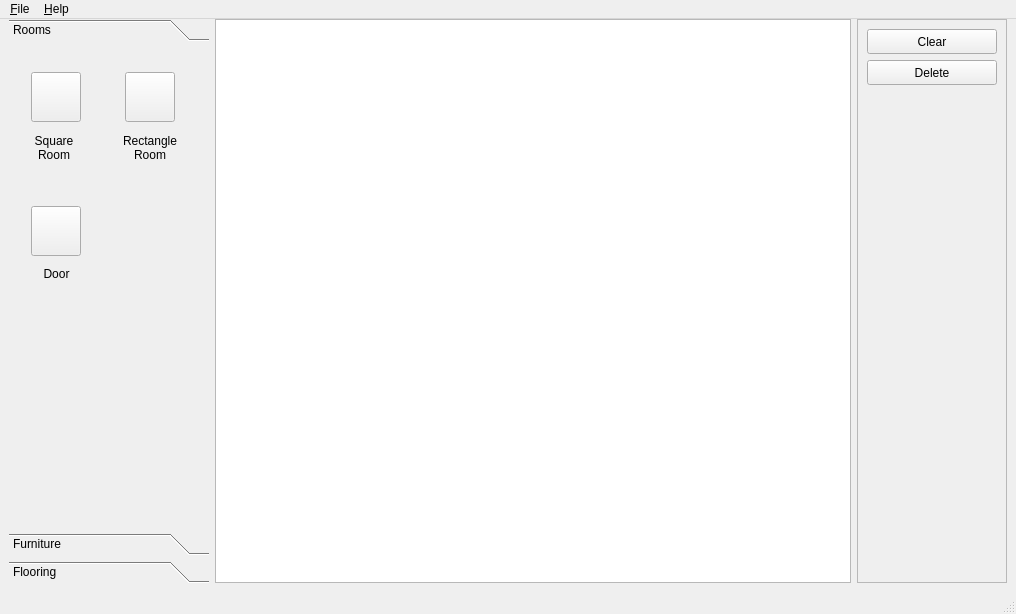
<?xml version="1.0" encoding="UTF-8"?>
<ui version="4.0">
 <class>edit</class>
 <widget class="QMainWindow" name="edit">
  <property name="geometry">
   <rect>
    <x>0</x>
    <y>0</y>
    <width>1016</width>
    <height>614</height>
   </rect>
  </property>
  <property name="windowTitle">
   <string>MainWindow</string>
  </property>
  <widget class="QWidget" name="centralwidget">
   <layout class="QVBoxLayout" name="verticalLayout">
    <property name="spacing">
     <number>0</number>
    </property>
    <property name="topMargin">
     <number>0</number>
    </property>
    <item>
     <widget class="QFrame" name="frame_2">
      <property name="frameShape">
       <enum>QFrame::NoFrame</enum>
      </property>
      <property name="frameShadow">
       <enum>QFrame::Raised</enum>
      </property>
      <layout class="QHBoxLayout" name="horizontalLayout">
       <property name="leftMargin">
        <number>0</number>
       </property>
       <property name="topMargin">
        <number>0</number>
       </property>
       <property name="rightMargin">
        <number>0</number>
       </property>
       <property name="bottomMargin">
        <number>0</number>
       </property>
       <item>
        <widget class="QToolBox" name="toolBox">
         <property name="minimumSize">
          <size>
           <width>200</width>
           <height>0</height>
          </size>
         </property>
         <property name="maximumSize">
          <size>
           <width>200</width>
           <height>16777215</height>
          </size>
         </property>
         <property name="baseSize">
          <size>
           <width>0</width>
           <height>0</height>
          </size>
         </property>
         <property name="frameShape">
          <enum>QFrame::NoFrame</enum>
         </property>
         <property name="currentIndex">
          <number>0</number>
         </property>
         <widget class="QWidget" name="roomsPage">
          <property name="geometry">
           <rect>
            <x>0</x>
            <y>0</y>
            <width>200</width>
            <height>468</height>
           </rect>
          </property>
          <attribute name="label">
           <string>Rooms</string>
          </attribute>
          <widget class="QWidget" name="gridLayoutWidget_3">
           <property name="geometry">
            <rect>
             <x>10</x>
             <y>20</y>
             <width>181</width>
             <height>261</height>
            </rect>
           </property>
           <layout class="QGridLayout" name="gridLayout_3">
            <item row="1" column="1" alignment="Qt::AlignHCenter|Qt::AlignTop">
             <widget class="QLabel" name="label_6">
              <property name="maximumSize">
               <size>
                <width>70</width>
                <height>50</height>
               </size>
              </property>
              <property name="text">
               <string>Rectangle Room</string>
              </property>
              <property name="alignment">
               <set>Qt::AlignCenter</set>
              </property>
              <property name="wordWrap">
               <bool>true</bool>
              </property>
             </widget>
            </item>
            <item row="0" column="0" alignment="Qt::AlignHCenter|Qt::AlignVCenter">
             <widget class="QToolButton" name="btn_squareRoom">
              <property name="minimumSize">
               <size>
                <width>50</width>
                <height>50</height>
               </size>
              </property>
              <property name="text">
               <string/>
              </property>
              <property name="icon">
               <iconset>
                <normaloff>Images/square.png</normaloff>Images/square.png</iconset>
              </property>
             </widget>
            </item>
            <item row="0" column="1" alignment="Qt::AlignHCenter|Qt::AlignVCenter">
             <widget class="QToolButton" name="btn_rectangleRoom">
              <property name="minimumSize">
               <size>
                <width>50</width>
                <height>50</height>
               </size>
              </property>
              <property name="text">
               <string/>
              </property>
              <property name="icon">
               <iconset>
                <normaloff>Images/rectangle.png</normaloff>Images/rectangle.png</iconset>
              </property>
             </widget>
            </item>
            <item row="1" column="0" alignment="Qt::AlignTop">
             <widget class="QLabel" name="lbl_squareRoom">
              <property name="minimumSize">
               <size>
                <width>0</width>
                <height>0</height>
               </size>
              </property>
              <property name="maximumSize">
               <size>
                <width>70</width>
                <height>50</height>
               </size>
              </property>
              <property name="text">
               <string>Square Room</string>
              </property>
              <property name="alignment">
               <set>Qt::AlignCenter</set>
              </property>
              <property name="wordWrap">
               <bool>true</bool>
              </property>
             </widget>
            </item>
            <item row="2" column="0" alignment="Qt::AlignHCenter|Qt::AlignVCenter">
             <widget class="QToolButton" name="btn_door">
              <property name="minimumSize">
               <size>
                <width>50</width>
                <height>50</height>
               </size>
              </property>
              <property name="text">
               <string/>
              </property>
              <property name="icon">
               <iconset>
                <normaloff>Images/door.png</normaloff>Images/door.png</iconset>
              </property>
             </widget>
            </item>
            <item row="3" column="0" alignment="Qt::AlignHCenter|Qt::AlignTop">
             <widget class="QLabel" name="label_15">
              <property name="minimumSize">
               <size>
                <width>75</width>
                <height>0</height>
               </size>
              </property>
              <property name="maximumSize">
               <size>
                <width>75</width>
                <height>50</height>
               </size>
              </property>
              <property name="text">
               <string>Door</string>
              </property>
              <property name="alignment">
               <set>Qt::AlignCenter</set>
              </property>
              <property name="wordWrap">
               <bool>true</bool>
              </property>
             </widget>
            </item>
           </layout>
          </widget>
         </widget>
         <widget class="QWidget" name="furniturePage">
          <property name="geometry">
           <rect>
            <x>0</x>
            <y>0</y>
            <width>98</width>
            <height>28</height>
           </rect>
          </property>
          <attribute name="label">
           <string>Furniture</string>
          </attribute>
          <widget class="QWidget" name="gridLayoutWidget_2">
           <property name="geometry">
            <rect>
             <x>9</x>
             <y>9</y>
             <width>191</width>
             <height>261</height>
            </rect>
           </property>
           <layout class="QGridLayout" name="gridLayout_2">
            <item row="0" column="0" alignment="Qt::AlignHCenter|Qt::AlignVCenter">
             <widget class="QToolButton" name="btn_Chest">
              <property name="minimumSize">
               <size>
                <width>50</width>
                <height>50</height>
               </size>
              </property>
              <property name="text">
               <string>...</string>
              </property>
              <property name="icon">
               <iconset>
                <normaloff>Images/chest.png</normaloff>Images/chest.png</iconset>
              </property>
             </widget>
            </item>
            <item row="1" column="0" alignment="Qt::AlignHCenter|Qt::AlignTop">
             <widget class="QLabel" name="label_5">
              <property name="text">
               <string>Chest</string>
              </property>
             </widget>
            </item>
            <item row="2" column="0" alignment="Qt::AlignHCenter|Qt::AlignVCenter">
             <widget class="QToolButton" name="btn_Chair">
              <property name="minimumSize">
               <size>
                <width>50</width>
                <height>50</height>
               </size>
              </property>
              <property name="text">
               <string>...</string>
              </property>
              <property name="icon">
               <iconset>
                <normaloff>Images/chair.png</normaloff>Images/chair.png</iconset>
              </property>
             </widget>
            </item>
            <item row="1" column="1" alignment="Qt::AlignHCenter|Qt::AlignTop">
             <widget class="QLabel" name="label_8">
              <property name="text">
               <string>Table</string>
              </property>
             </widget>
            </item>
            <item row="0" column="1" alignment="Qt::AlignHCenter|Qt::AlignVCenter">
             <widget class="QToolButton" name="btn_Table">
              <property name="minimumSize">
               <size>
                <width>50</width>
                <height>50</height>
               </size>
              </property>
              <property name="text">
               <string>...</string>
              </property>
              <property name="icon">
               <iconset>
                <normaloff>Images/table.png</normaloff>Images/table.png</iconset>
              </property>
             </widget>
            </item>
            <item row="3" column="0" alignment="Qt::AlignHCenter|Qt::AlignTop">
             <widget class="QLabel" name="label_9">
              <property name="text">
               <string>Chair</string>
              </property>
             </widget>
            </item>
            <item row="3" column="1">
             <widget class="QLabel" name="label_10">
              <property name="text">
               <string/>
              </property>
             </widget>
            </item>
           </layout>
          </widget>
         </widget>
         <widget class="QWidget" name="flooringPage">
          <property name="geometry">
           <rect>
            <x>0</x>
            <y>0</y>
            <width>98</width>
            <height>28</height>
           </rect>
          </property>
          <attribute name="label">
           <string>Flooring</string>
          </attribute>
          <widget class="QWidget" name="gridLayoutWidget">
           <property name="geometry">
            <rect>
             <x>9</x>
             <y>9</y>
             <width>191</width>
             <height>261</height>
            </rect>
           </property>
           <layout class="QGridLayout" name="gridLayout">
            <property name="sizeConstraint">
             <enum>QLayout::SetNoConstraint</enum>
            </property>
            <item row="2" column="1" alignment="Qt::AlignHCenter|Qt::AlignVCenter">
             <widget class="QToolButton" name="btn_friezeCut">
              <property name="minimumSize">
               <size>
                <width>50</width>
                <height>50</height>
               </size>
              </property>
              <property name="text">
               <string/>
              </property>
              <property name="icon">
               <iconset>
                <normaloff>Images/frieze.png</normaloff>Images/frieze.png</iconset>
              </property>
             </widget>
            </item>
            <item row="0" column="0" alignment="Qt::AlignHCenter|Qt::AlignVCenter">
             <widget class="QToolButton" name="btn_hardFloor">
              <property name="minimumSize">
               <size>
                <width>50</width>
                <height>50</height>
               </size>
              </property>
              <property name="text">
               <string/>
              </property>
              <property name="icon">
               <iconset>
                <normaloff>Images/hardfloor.png</normaloff>Images/hardfloor.png</iconset>
              </property>
             </widget>
            </item>
            <item row="1" column="0" alignment="Qt::AlignHCenter|Qt::AlignTop">
             <widget class="QLabel" name="label_11">
              <property name="text">
               <string>Hard Floor</string>
              </property>
             </widget>
            </item>
            <item row="0" column="1" alignment="Qt::AlignHCenter|Qt::AlignVCenter">
             <widget class="QToolButton" name="btn_loopPile">
              <property name="minimumSize">
               <size>
                <width>50</width>
                <height>50</height>
               </size>
              </property>
              <property name="text">
               <string/>
              </property>
              <property name="icon">
               <iconset>
                <normaloff>Images/looppile.png</normaloff>Images/looppile.png</iconset>
              </property>
             </widget>
            </item>
            <item row="2" column="0" alignment="Qt::AlignHCenter|Qt::AlignVCenter">
             <widget class="QToolButton" name="btn_cutPile">
              <property name="minimumSize">
               <size>
                <width>50</width>
                <height>50</height>
               </size>
              </property>
              <property name="text">
               <string/>
              </property>
              <property name="icon">
               <iconset>
                <normaloff>Images/cutpile.png</normaloff>Images/cutpile.png</iconset>
              </property>
             </widget>
            </item>
            <item row="1" column="1" alignment="Qt::AlignHCenter|Qt::AlignTop">
             <widget class="QLabel" name="label_12">
              <property name="text">
               <string>Loop Pile</string>
              </property>
             </widget>
            </item>
            <item row="3" column="0" alignment="Qt::AlignHCenter|Qt::AlignTop">
             <widget class="QLabel" name="label_13">
              <property name="text">
               <string>Cut Pile</string>
              </property>
             </widget>
            </item>
            <item row="3" column="1" alignment="Qt::AlignHCenter|Qt::AlignTop">
             <widget class="QLabel" name="label_14">
              <property name="text">
               <string>Frieze-Cut</string>
              </property>
             </widget>
            </item>
           </layout>
          </widget>
         </widget>
        </widget>
       </item>
       <item>
        <widget class="QGraphicsView" name="graphicsView">
         <property name="minimumSize">
          <size>
           <width>400</width>
           <height>0</height>
          </size>
         </property>
        </widget>
       </item>
       <item>
        <widget class="QFrame" name="frame">
         <property name="minimumSize">
          <size>
           <width>150</width>
           <height>0</height>
          </size>
         </property>
         <property name="frameShape">
          <enum>QFrame::StyledPanel</enum>
         </property>
         <property name="frameShadow">
          <enum>QFrame::Raised</enum>
         </property>
         <layout class="QVBoxLayout" name="verticalLayout_2">
          <item>
           <widget class="QPushButton" name="btn_clear">
            <property name="minimumSize">
             <size>
              <width>0</width>
              <height>25</height>
             </size>
            </property>
            <property name="text">
             <string>Clear</string>
            </property>
           </widget>
          </item>
          <item>
           <widget class="QPushButton" name="btn_delete">
            <property name="minimumSize">
             <size>
              <width>0</width>
              <height>25</height>
             </size>
            </property>
            <property name="text">
             <string>Delete</string>
            </property>
           </widget>
          </item>
          <item>
           <spacer name="verticalSpacer">
            <property name="orientation">
             <enum>Qt::Vertical</enum>
            </property>
            <property name="sizeHint" stdset="0">
             <size>
              <width>20</width>
              <height>40</height>
             </size>
            </property>
           </spacer>
          </item>
         </layout>
        </widget>
       </item>
      </layout>
     </widget>
    </item>
   </layout>
  </widget>
  <widget class="QMenuBar" name="menubar">
   <property name="geometry">
    <rect>
     <x>0</x>
     <y>0</y>
     <width>1016</width>
     <height>22</height>
    </rect>
   </property>
   <widget class="QMenu" name="menu_Help">
    <property name="title">
     <string>&amp;Help</string>
    </property>
    <addaction name="action_About"/>
   </widget>
   <widget class="QMenu" name="menuFile">
    <property name="title">
     <string>&amp;File</string>
    </property>
    <addaction name="action_Open"/>
    <addaction name="action_New"/>
    <addaction name="action_Save"/>
    <addaction name="action_SaveAs"/>
    <addaction name="separator"/>
    <addaction name="action_Quit"/>
   </widget>
   <addaction name="menuFile"/>
   <addaction name="menu_Help"/>
  </widget>
  <widget class="QStatusBar" name="statusbar"/>
  <action name="action_About">
   <property name="icon">
    <iconset theme="QIcon::ThemeIcon::HelpAbout"/>
   </property>
   <property name="text">
    <string>&amp;About</string>
   </property>
  </action>
  <action name="action_Open">
   <property name="icon">
    <iconset theme="QIcon::ThemeIcon::DocumentOpen"/>
   </property>
   <property name="text">
    <string>&amp;Open</string>
   </property>
  </action>
  <action name="action_New">
   <property name="icon">
    <iconset theme="QIcon::ThemeIcon::DocumentNew"/>
   </property>
   <property name="text">
    <string>&amp;New</string>
   </property>
  </action>
  <action name="action_Save">
   <property name="icon">
    <iconset theme="QIcon::ThemeIcon::DocumentSave"/>
   </property>
   <property name="text">
    <string>&amp;Save</string>
   </property>
  </action>
  <action name="action_SaveAs">
   <property name="icon">
    <iconset theme="QIcon::ThemeIcon::DocumentSaveAs"/>
   </property>
   <property name="text">
    <string>&amp;Save As</string>
   </property>
  </action>
  <action name="action_Quit">
   <property name="icon">
    <iconset theme="QIcon::ThemeIcon::ApplicationExit"/>
   </property>
   <property name="text">
    <string>&amp;Quit</string>
   </property>
  </action>
 </widget>
 <resources/>
 <connections/>
</ui>
